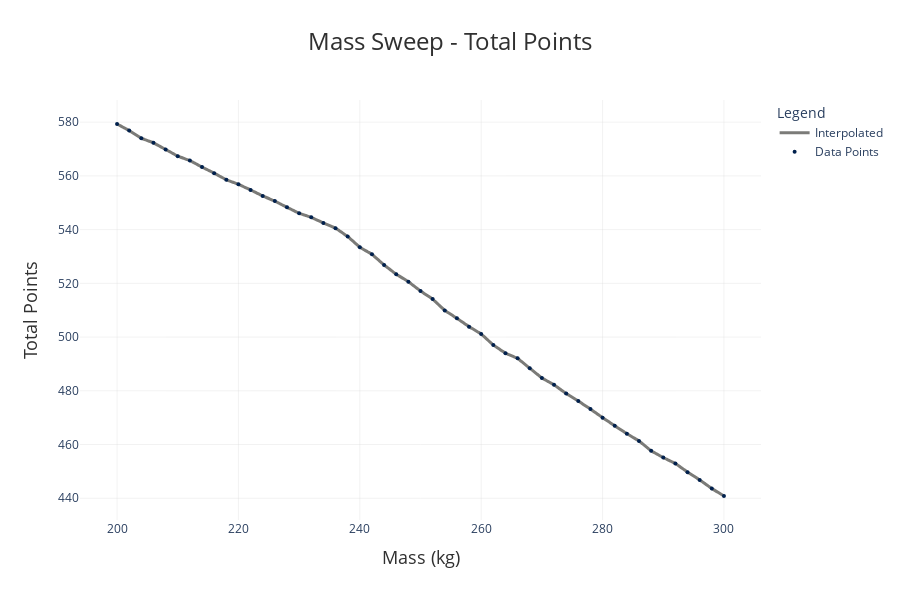

The code cell stored with this chart in its notebook:
### Markdown cell above
Calling .sweep() on the Sweeper class object returns a SweepResults object. We can produce graphs with this SweepResults object. By default, the y-variable in the graph is the total number of points earned in a competition. Optionally, we can also choose to graph other y-variables such as event times and event points by passing arguments like y_var="accel_pts" (indicating Accel event points) or y_var="endurance_t" (indicating time taken to complete Endurance event).

### Code cell
mass_results.plot(
    x_label="Mass (kg)",
    y_label="Total Points",
    title="Mass Sweep - Total Points",
)

### Figure 1 — Plotly figure (JSON) as saved in the notebook; plotly's stock layout.template omitted (floating-point values rounded to 4 significant figures; data arrays with more than 128 entries replaced by an {"elided": "..."} marker saying what was removed)
{"data": [{"hovertemplate": "mass: %{x}<br>total_pts: %{y:.2f}<extra></extra>", "line": {"color": "#7B7B78", "shape": "spline", "width": 3}, "mode": "lines", "name": "Interpolated", "type": "scatter", "x": {"elided": "255 float values"}, "y": {"elided": "255 float values"}}, {"hoverinfo": "none", "marker": {"color": "#00204D", "size": 4}, "mode": "markers", "name": "Data Points", "type": "scatter", "x": [200, 202, 204, 206, 208, 210, 212, 214, 216, 218, 220, 222, 224, 226, 228, 230, 232, 234, 236, 238, 240, 242, 244, 246, 248, 250, 252, 254, 256, 258, 260, 262, 264, 266, 268, 270, 272, 274, 276, 278, 280, 282, 284, 286, 288, 290, 292, 294, 296, 298, 300], "y": [579.3, 576.9, 574.0, 572.3, 569.8, 567.4, 565.7, 563.3, 561.0, 558.6, 556.9, 554.8, 552.5, 550.6, 548.3, 546.1, 544.6, 542.5, 540.5, 537.5, 533.4, 530.8, 526.8, 523.4, 520.6, 517.2, 514.1, 509.9, 507.0, 503.9, 501.2, 497.0, 494.0, 492.1, 488.4, 484.8, 482.2, 479.0, 476.2, 473.2, 470.0, 467.0, 464.1, 461.3, 457.6, 455.1, 453.0, 449.7, 446.8, 443.6, 440.8]}], "layout": {"height": 600, "hovermode": "closest", "legend": {"title": {"text": "Legend"}}, "margin": {"b": 80, "l": 80, "r": 80, "t": 100}, "plot_bgcolor": "white", "showlegend": true, "title": {"font": {"color": "#303030", "size": 24}, "text": "Mass Sweep - Total Points", "x": 0.5, "xanchor": "center"}, "width": 900, "xaxis": {"gridcolor": "rgba(211, 211, 211, 0.3)", "gridwidth": 1, "showgrid": true, "title": {"font": {"color": "#303030", "size": 18}, "text": "Mass (kg)"}, "zeroline": true, "zerolinecolor": "rgba(211, 211, 211, 0.8)", "zerolinewidth": 2}, "yaxis": {"gridcolor": "rgba(211, 211, 211, 0.3)", "gridwidth": 1, "showgrid": true, "title": {"font": {"color": "#303030", "size": 18}, "text": "Total Points"}, "zeroline": true, "zerolinecolor": "rgba(211, 211, 211, 0.8)", "zerolinewidth": 2}}}
